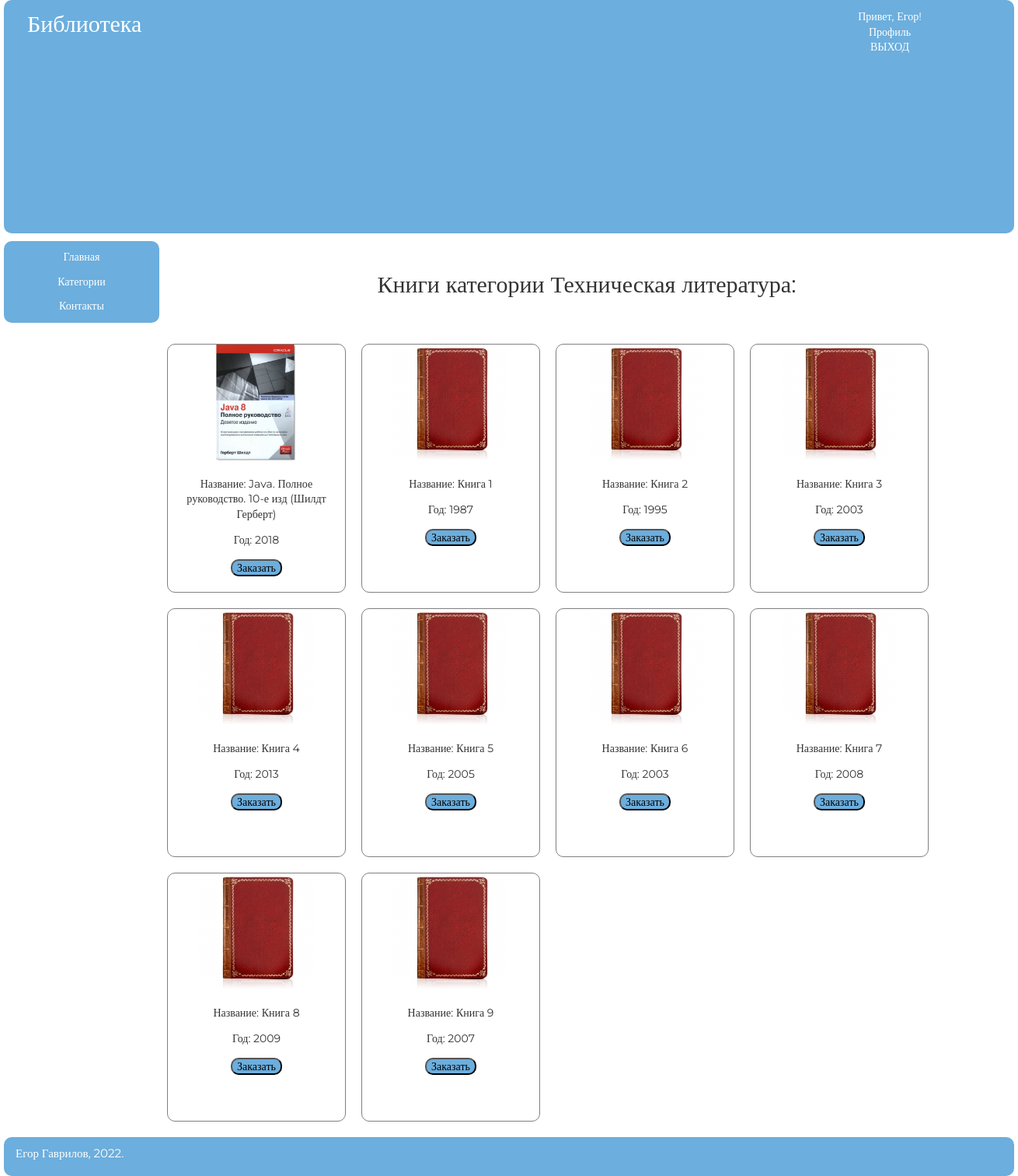
Page /category.php?id_cat=2 (signed in) on the committed database.
### tables this page shows
CREATE TABLE `category` (
  `id` int(11) NOT NULL,
  `category_name` text NOT NULL
);

CREATE TABLE `catalog` (
  `id` int(11) NOT NULL,
  `title` text NOT NULL,
  `category` int(11) NOT NULL,
  `year` int(4) NOT NULL,
  `filename` text NOT NULL,
  `picture` text NOT NULL
);

### category.php (called while the page is built)
<?php
include "components/header.php";
include "components/contents/category.php";
include "components/sidebar.php";
include "components/footer.php";

### components/contents/category.php (the view)
<?php
    $id_cat = $_GET['id_cat'];
    $str_out_cat = "SELECT * FROM `catalog` WHERE category=$id_cat";
    $run_out_cat = mysqli_query($connect, $str_out_cat);
    $category_query = "SELECT * FROM `category` WHERE id=$id_cat";
    $category_run = mysqli_query($connect, $category_query);
    $category_out = mysqli_fetch_array($category_run);
?>
        <div class="container clearfix">
            <main class="content">
                <p style="text-align: center; font-size: 30px; margin: 0; padding: 1.5em 0;">Книги категории <?php echo $category_out['category_name'] ?>:</p>
                    <div class="boxes">
                        <?php
                        while ($out_cat = mysqli_fetch_array($run_out_cat)) {
                            echo "
                                <div class='box'>
                                    <img src=images/$out_cat[picture] alt=Обложка книги height=150px>
                                    <p align=center>Название: $out_cat[title]</p>
                                    <p align=center>Год: $out_cat[year]</p>
                            ";
                            if ($_SESSION['client']) {
                                echo "
                                    <form action=adminka/controllers/orders.php?book_id=$out_cat[id] method=POST>
                                        <input type=submit name=buy value=Заказать>
                                    </form>
                                ";
                            }
                            echo "</div>";
                        }
                        ?>
                    </div>
            </main>

### css/style.css (style rules this page uses)
html { line-height: 1.15; -webkit-text-size-adjust: 100%; }
body { margin: 0; }
main { display: block; }
img { border-style: none; }
button, input, optgroup, select, textarea { font-family: inherit; font-size: 100%; line-height: 1.15; margin: 0; }
button, input { overflow: visible; }
button, [type="button"], [type="reset"], [type="submit"] { -webkit-appearance: button; }
* { -webkit-box-sizing: border-box; -moz-box-sizing: border-box; box-sizing: border-box; }
.clearfix:after { content: ""; display:block; clear: both; }
html, body { font-family: Montserrat; margin: 0; padding: 0; font-size: 14px; line-height: 1.4; color: #333; background-color: #fff; }
.content { width: 100%; float: left; padding-left: 200px; margin-bottom: 10px; }
.box { width: 230px; height: 320px; border: 1px solid grey; border-radius: 10px; margin: 10px; padding: 0px 15px; text-align: center; }
.boxes { display: flex; flex-wrap: wrap; }
.box form input[type="submit"] { border-radius: 10px; background-color: #6CAEDD; }

### rows in the picture
category: category_name "Техническая литература"
catalog: picture (picture), title "Java. Полное руководство. 10-е изд (Шилдт Герберт)", year "2018"
catalog: picture (picture), title "Книга 1", year "1987"
catalog: picture (picture), title "Книга 2", year "1995"
catalog: picture (picture), title "Книга 3", year "2003"
catalog: picture (picture), title "Книга 4", year "2013"
catalog: picture (picture), title "Книга 5", year "2005"
catalog: picture (picture), title "Книга 6", year "2003"
catalog: picture (picture), title "Книга 7", year "2008"
catalog: picture (picture), title "Книга 8", year "2009"
catalog: picture (picture), title "Книга 9", year "2007"

### other values in the picture
$_SESSION['client']['name'] "Егор"
